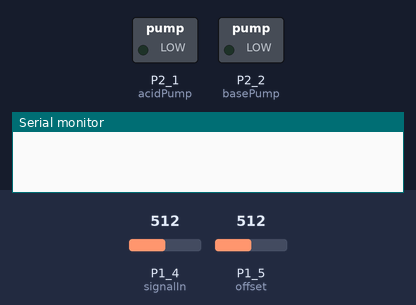
Recording of a sketch running on a simulated TI MSP430 LaunchPad. On the bench: switched loads named in the sketch (green lamp = pin HIGH), the last lines printed to the serial monitor. The test bench sets the inputs (shaded band); at power-on: P1_5 (offset) = 512, P1_4 (signalIn) = 512.

Above: at 1.2 s.
1.3 s: P1_5 (offset) set to 252
4.3 s: P1_5 (offset) set to 233
At 7.7 s:
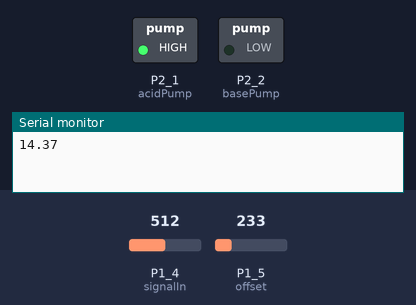
9.3 s: P1_5 (offset) set to 91
12.3 s: P1_5 (offset) set to 76
At 15.3 s:
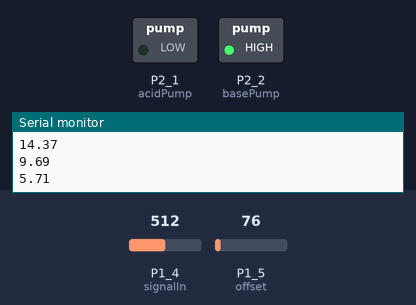
Timing chart, 0 to 16.3 s (numbered marks = the images above; inputs shaded):
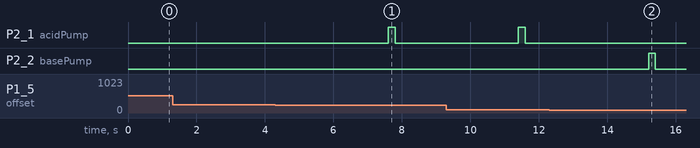

The sketch:

pHProbe.ino
```cpp
#define signalIn P1_4  //analogue voltage input from probe (pin 6)
#define offset P1_5  //analogue offset input (pin 7)
#define acidPump P2_1  //digital voltage output to transistor gate for acid (pin 9)
#define basePump P2_2  //digital voltage output to transistor gate for base (pin 10)

float pHs = 7.0;  //pH of standard solution
float F = 9.6485309e4;  //Faraday's constant
float R = 8.314510;  //universal gas constant
float T = 24.2 + 273.15;  //temperature of solution (K)

float sum = 0;  //sum of 20 pHx readings
float averagepHx = 0;  //initialise average pHx
int i = 0;  //counter
int lastCheck = 0, lastOutput = 0;

void setup() {
    Serial.begin(9600);
    pinMode(signalIn, INPUT);  //initialise input
    pinMode(offset, INPUT);  //initialise input
    pinMode(acidPump, OUTPUT);  //initialise output
    pinMode(basePump, OUTPUT);  //initialise output
}

void loop() {
    int timer = abs(millis());
    if (abs(timer - lastCheck) >= 200){ //checks pHx every 2 seconds, adds acid/base for 2/10 second
        lastCheck = timer;
        digitalWrite(basePump, LOW);  //do not supply base
        digitalWrite(acidPump, LOW);  //do not supply acid

        float signalInSensorValue = analogRead(signalIn);  //sensor value for amplified analogue voltage input
        float offsetSensorValue = analogRead(offset);  //sensor value for analogue offset input
        float Vin = signalInSensorValue/1023.0;  //input voltage
        float Voffset = offsetSensorValue*(3.0/1023.0);  //offset voltage
        float VpH = Vin - Voffset;  //voltage produced by probe
        float pHx = pHs + ((-VpH*F)/(R*T*log(10)));  //pH of unknown solution

        sum += pHx; //sum of 10 pHx values
        i++;  //increment counter

        if (i == 19) {
            averagepHx = sum / 20.0; //calculates average pHx
            sum = 0;  //reset sum
            i = 0;  //reset counter


            // Serial.print("Voffset = ");
            // Serial.println(Voffset);  //print offset
            // Serial.print("VpH = ");
            // Serial.println(VpH);  //print p.d. of probe

            if(averagepHx > 5.5 && averagepHx < 14) {
                digitalWrite(acidPump, HIGH); //supply acid
            }
            else if(averagepHx < 4.5 && averagepHx > 0){
                digitalWrite(basePump, HIGH);  //supply base
            }
            else{
                digitalWrite(basePump, LOW);  //do not supply base
                digitalWrite(acidPump, LOW);  //do not supply acid
            }
        }
        if (abs(timer - lastOutput) >= 5000) {
            lastOutput = timer;
            Serial.println(averagepHx);  //print pHx
        }
    }
}
```

Measured:
- the behaviour switches between 241 and 240 on P1_5 (offset) (found by bisection; images 0 and 1)
- the behaviour switches between 84 and 83 on P1_5 (offset) (found by bisection; images 1 and 2)
- after the input at 1.3 s, every drawn part: stays the same
